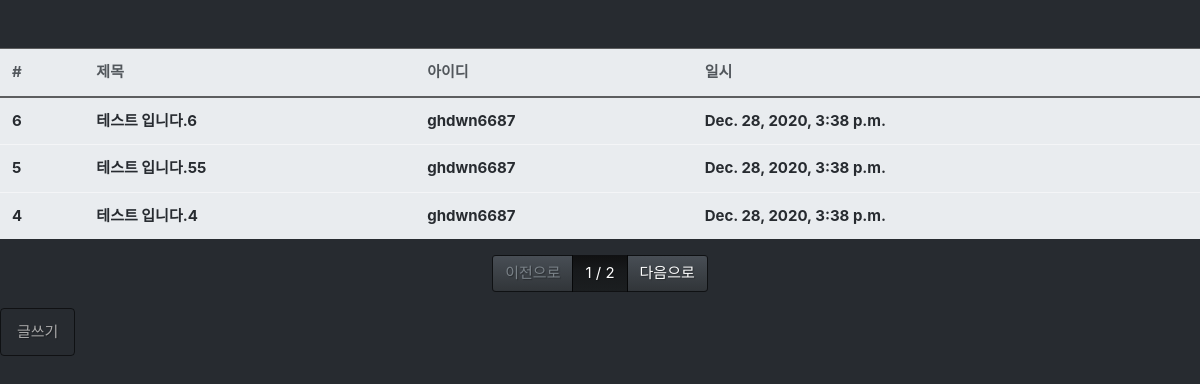
Before: /board/list/ with the older database file.
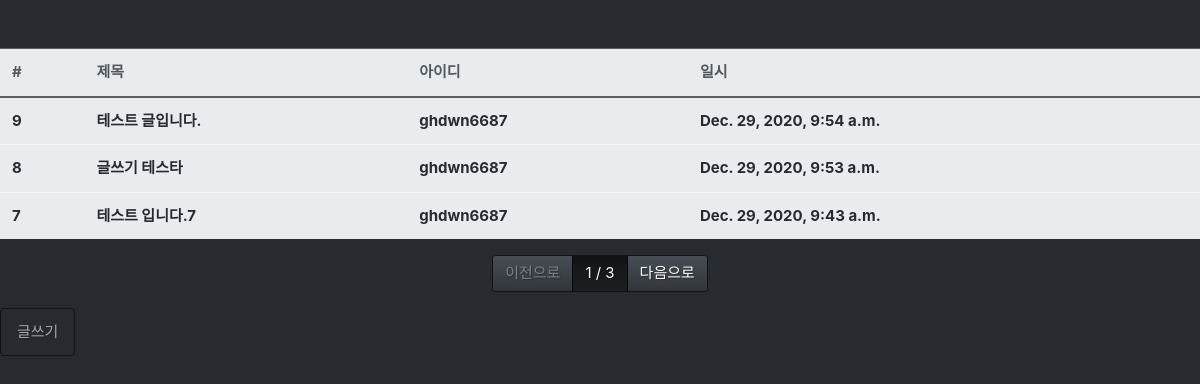
After: the same page with the newer database file.
### board/models.py (models this page shows, shortened)
class Board(models.Model):
    objects=models.Manager()
    title= models.CharField(max_length=128,
                                verbose_name='제목')
    contents = models.TextField(verbose_name='내용')
    writer = models.ForeignKey('fcuser.Fcuser',on_delete=models.CASCADE,
                                                verbose_name = '작성자')
    tags= models.ManyToManyField('tag.Tag',verbose_name='태그')
    registered_dttm = models.DateTimeField(auto_now_add=True,
                                        verbose_name='등록타임')
    class Meta:
        db_table='fastcampus_board'
        verbose_name="패스트캠퍼스 게시글"
        verbose_name_plural="패스트캠퍼스 게시글  "

### fcuser/models.py (models this page shows)
class Fcuser(models.Model):
    objects=models.Manager()
    username= models.CharField(max_length=32,
                                verbose_name='사용자명')
    useremail = models.EmailField(max_length=128,verbose_name='사용자이메일')
    password = models.CharField(max_length=64,
                                verbose_name='비밀번호')
    registered_dttm = models.DateTimeField(auto_now_add=True,
                                        verbose_name='등록타임')
    def __str__(self):
        return self.username
    class Meta:
        db_table='fastcampus_fcuser'
        verbose_name="패스트캠퍼스 사용자"
        verbose_name_plural="패스트캠퍼스 사용자"

### board/views.py (the view)
# urls.py: path('list/',views.board_list),
def board_list(request):
    all_boards= Board.objects.all().order_by('-id')
    page=int(request.GET.get('p',1))
    paginator = Paginator(all_boards,3)
    boards=paginator.get_page(page)
    return render(request, 'board_list.html',{'boards':boards})

### board/templates/board_list.html
{% extends "base.html" %}
{% block contents %}
<div class="row mt-5">
    <div class="col-12">
        <table class = "table table-light">
            <thead class="thead-light">
                <tr>
                    <th>#</th>
                    <th>제목</th>
                    <th>아이디</th>
                    <th>일시</th>
                </tr>
            </thead>
            <tbody class="text-dark">
                {% for board in boards %}
                <tr onclick="location.href='/board/detail/{{board.id}}/'">
                    <th>{{board.id}}</th>
                    <th>{{board.title}}</th>
                    <th>{{board.writer}}</th>
                    <th>{{board.registered_dttm}}</th>
                </tr>
                {% endfor %}
            </tbody>
        </table>
    </div>
</div>
<div class="row-mt-2">
    <div class="col-12">
        <nav>
            <ul class="pagination justify-content-center">
                {% if boards.has_previous %}
                <li class= "page-item">
                    <a class="page-link" href="?p={{boards.previous_page_number}}">이전으로</a>
                </li>
                {% else %}
                 <li class= "page-item disabled">
                    <a class="page-link " href="#">이전으로</a>
                </li>
                {% endif %}
                <li class="page-item active">
                    <a class="page-link" href="#">{{boards.number}} / {{boards.paginator.num_pages}} </a>
                </li>
                {% if boards.has_next %}
                <li class= "page-item">
                    <a class="page-link" href="?p={{boards.next_page_number}}">다음으로</a>
                </li>
                {% else %}
                <li class="page-item disabled">
                    <a class="page-link disabled" href="#">다음으로</a>
                </li>
                {% endif %}
            </ul>
        </nav>
    </div>
</div>
<div class="row">
    <div class= "col-12">
        <button class = "btn btn-porimary" onclick="location.href='/board/write/'"> 글쓰기</button>
    </div>
</div>
{% endblock %}

Changed rows visible on the page:
no longer on this page (row unchanged): Board: id "6", title "테스트 입니다.6", writer "ghdwn6687", registered_dttm "Dec. 28, 2020, 3:38 p.m."
no longer on this page (row unchanged): Board: id "5", title "테스트 입니다.55", writer "ghdwn6687", registered_dttm "Dec. 28, 2020, 3:38 p.m."
no longer on this page (row unchanged): Board: id "4", title "테스트 입니다.4", writer "ghdwn6687", registered_dttm "Dec. 28, 2020, 3:38 p.m."
added Board: id "9", title "테스트 글입니다.", writer "ghdwn6687", registered_dttm "Dec. 29, 2020, 9:54 a.m."
added Board: id "8", title "글쓰기 테스타", writer "ghdwn6687", registered_dttm "Dec. 29, 2020, 9:53 a.m."
added Board: id "7", title "테스트 입니다.7", writer "ghdwn6687", registered_dttm "Dec. 29, 2020, 9:43 a.m."
Other visible differences:
{{ boards.paginator.num_pages }}: "2" → "3"
